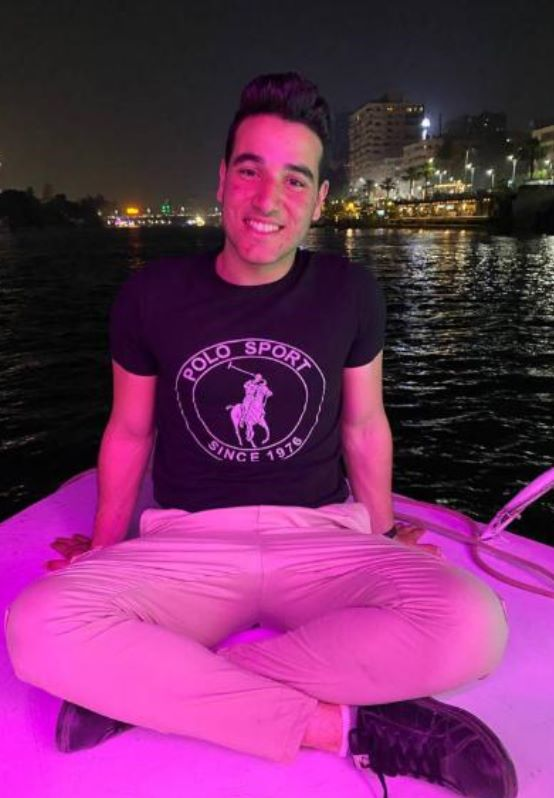
#> input picture haar-feature/Khaled.jpg, 554 x 798 px
$ python haar-feature-detection-trial.py
#> lines starting #> are read from the running program, lines starting #| are printed output that depends on the picture; after the words box and inside, x2 and y2 are one past the last pixel; in counts of white or black regions, pixels touching at a corner belong together
import cv2

# reading the img
img = cv2.imread('Khaled.jpg')
#> img is the input picture: shape (798, 554, 3); mean B, G, R 97.3, 46.1, 113

# converting the img into grey scalet
cv2.cvtColor(img, cv2.COLOR_BGR2GRAY)

# loading the haar cascade
face_cascade = cv2.CascadeClassifier('haarcascade_frontalface_default.xml')

# detecting the faces, we should try many scales till we reach the best one.
# params are: img, scale -> to which the img is gonna shrink, minNeighbors which are the number of weak classifiers that can conclude that there is a face here .
detected_faces = face_cascade.detectMultiScale(img, 1.2, 4)
#> detected_faces = [[208, 123, 131, 131]]

# drawing the rectangle around the detected faces
for (x, y, w, h) in detected_faces:
    # lets draw green rectangles.
    cv2.rectangle(img, (x, y), (x+w, y+h), (0, 255, 0), 2)
#> this loop made 1 pass
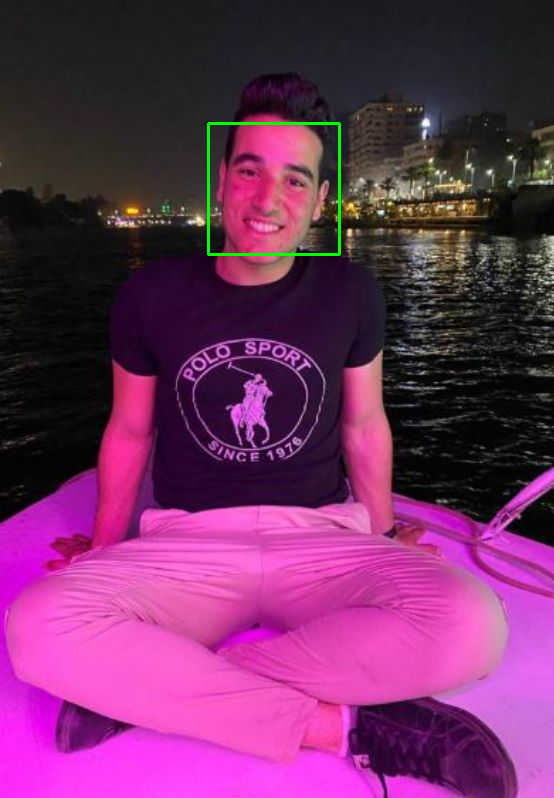
#> img: shape (798, 554, 3); 0.35% of pixels changed, all inside (x1, y1, x2, y2) = (207, 122, 341, 256)

# showing the img
cv2.imshow('img', img)
cv2.waitKey(0)
cv2.destroyAllWindows()

$ run again, with haar-feature/TrialImg.jpeg copied over haar-feature/Khaled.jpg
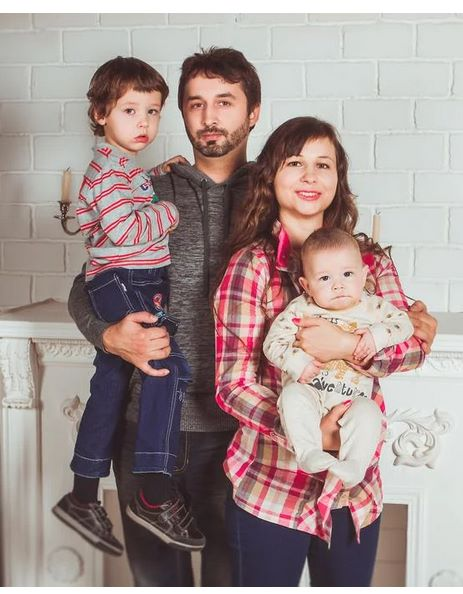
#> input picture haar-feature/TrialImg.jpeg, 463 x 594 px
#> img is the input picture: shape (594, 463, 3); mean B, G, R 144.4, 147.3, 164.4
#> detected_faces = [[275, 139, 69, 69], [305, 253, 64, 64], [171, 74, 80, 80], [107, 86, 68, 68]]
#> the loop `for (x, y, w, h) in detected_faces:` made 4 passes
#> after the loop `for (x, y, w, h) in detected_faces:`:
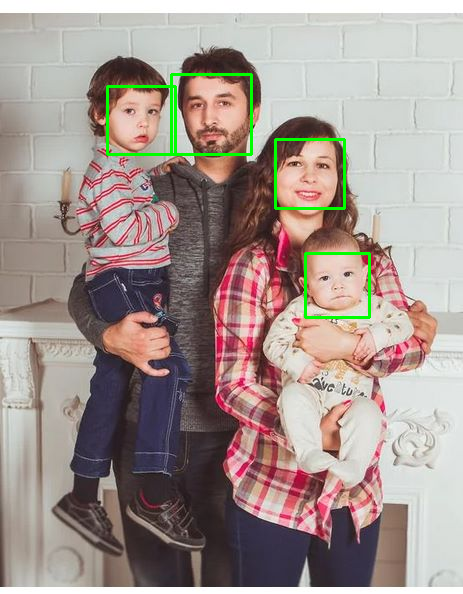
#> img: shape (594, 463, 3); 1.21% of pixels changed, all inside (x1, y1, x2, y2) = (106, 73, 371, 319)
